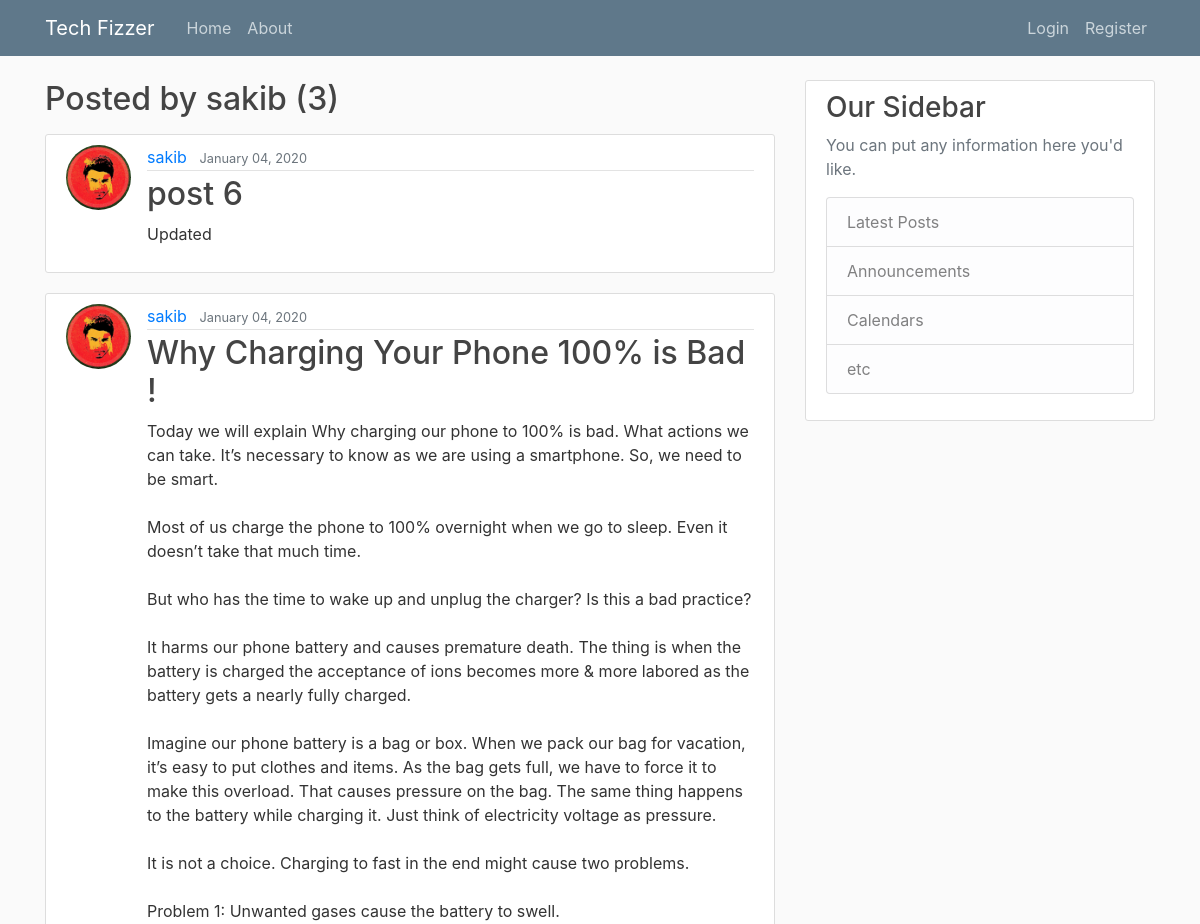
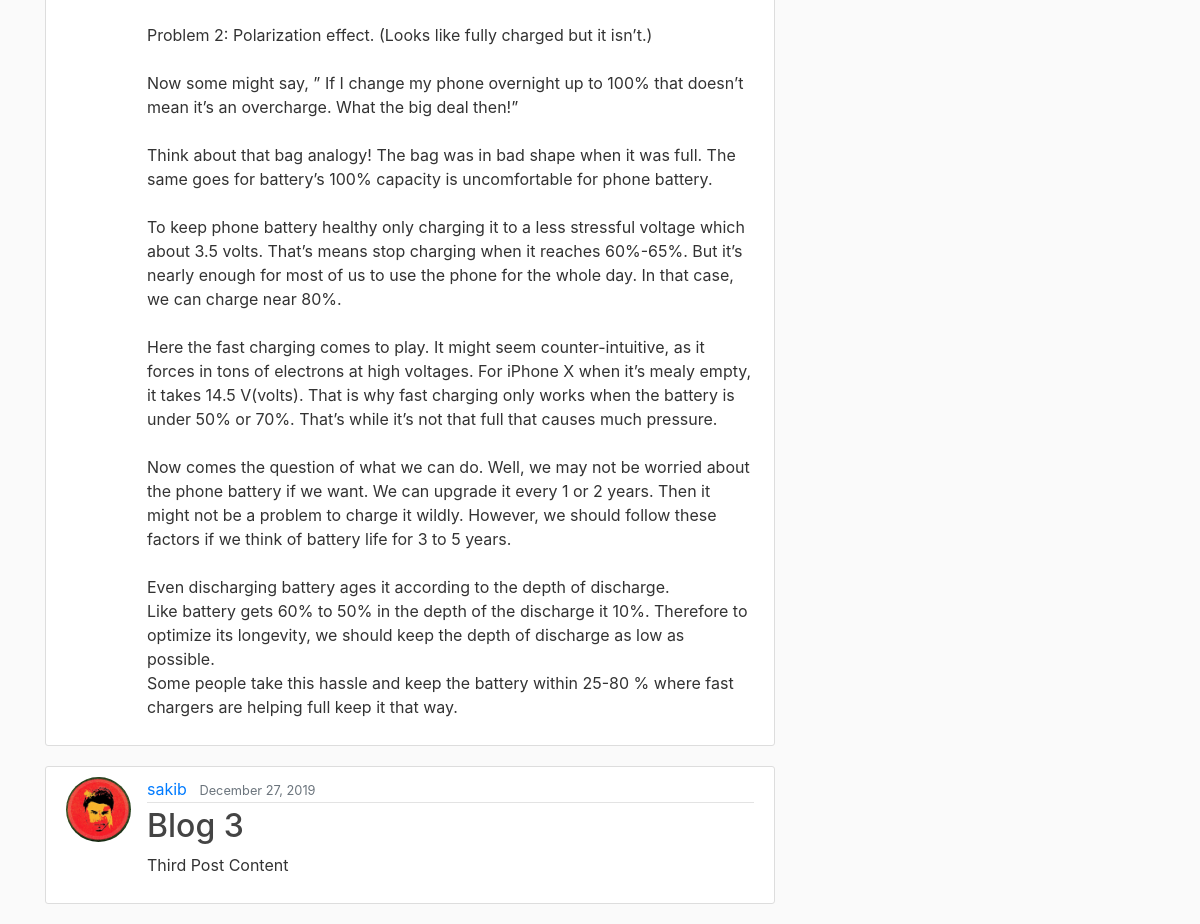
The app's page /user/sakib/, older data (2 pictures, top to bottom).
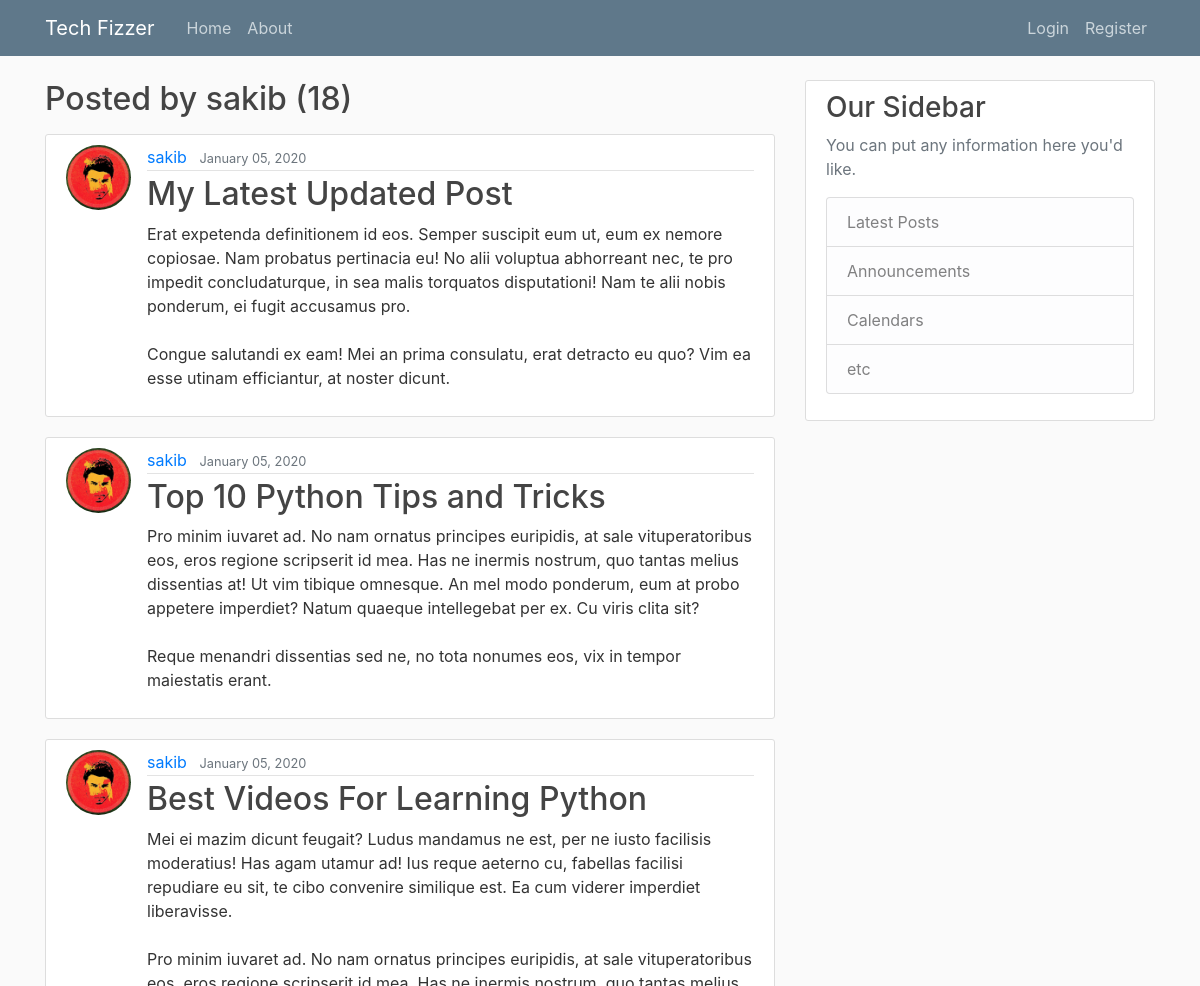
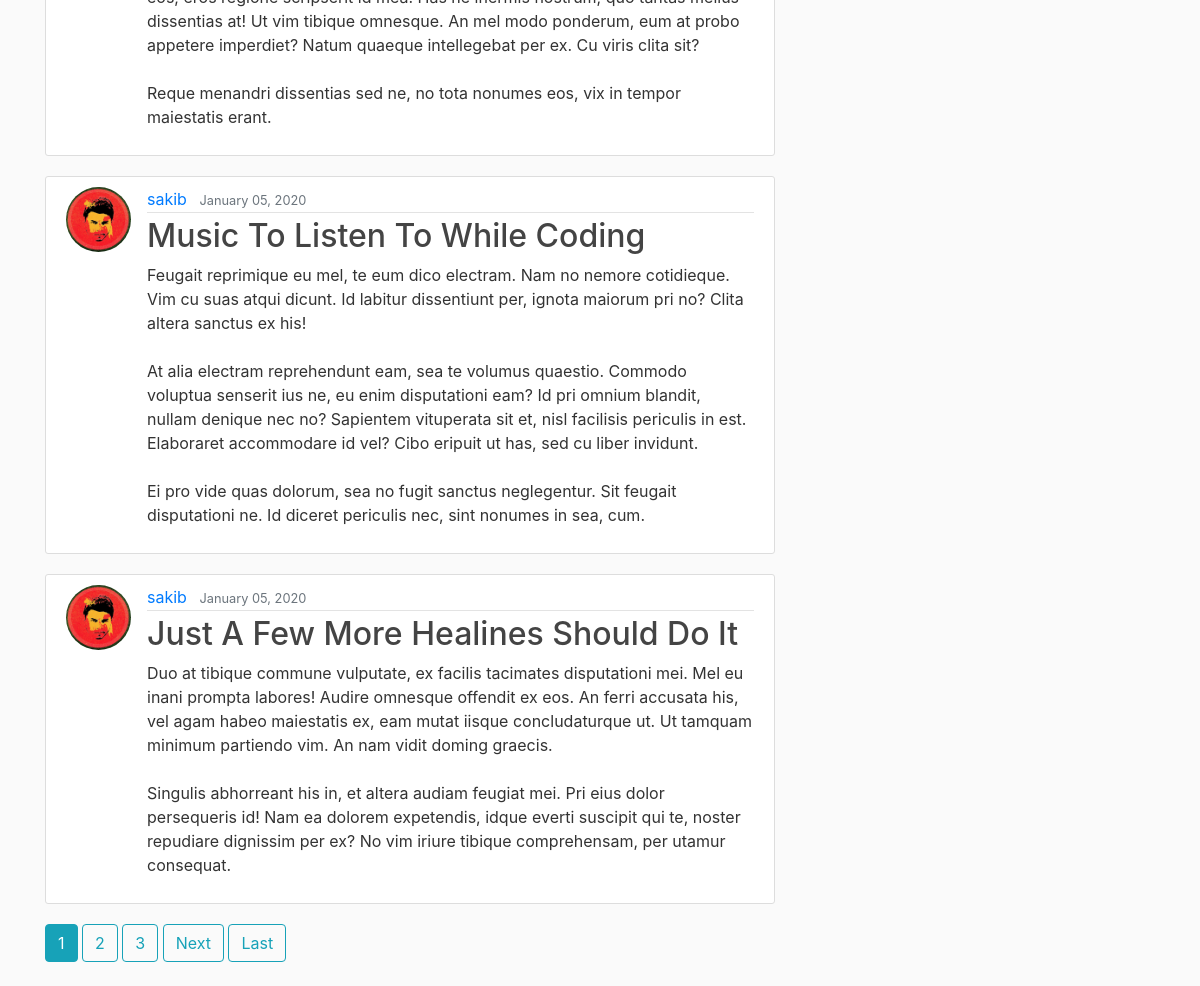
The same page, newer data (2 pictures, top to bottom).
### blog/models.py (models this page shows, shortened)
class Post(models.Model):
    title = models.CharField(max_length=100)
    content = models.TextField()
    date_posted = models.DateTimeField(default=timezone.now)
    author = models.ForeignKey(User, on_delete=models.CASCADE)

### users/models.py (models this page shows, shortened)
class Profile(models.Model):
    user = models.OneToOneField(User, on_delete=models.CASCADE)
    image = models.ImageField(default='default.jpg', upload_to='profile_pics')

### blog/views.py (the view)
# urls.py: path('user/<str:username>/', UserPostListView.as_view(), name='posts-user'),
class UserPostListView(ListView):
    model = Post
    template_name = 'blog/user_home.html'  # <app>/<model>_<viewtype>.html
    context_object_name = 'posts'
    ordering = ['-date_posted']
    paginate_by = 5
    def get_queryset(self):
        user = get_object_or_404(User, username=self.kwargs.get('username'))
        return Post.objects.filter(author=user).order_by('-date_posted')

### blog/templates/blog/user_home.html
{% extends 'blog/base.html' %}
{% block content %}
    <h2 class="mb-3">Posted by {{ view.kwargs.username }} ({{ page_obj.paginator.count }})</h2>
    {% include 'blog/body.html' %}
{% endblock content %}

### blog/templates/blog/base.html (shortened to what this page needs)
{% load static %}
<!DOCTYPE html>
<html lang="en">
<head>
    <link rel="stylesheet" href="https://maxcdn.bootstrapcdn.com/bootstrap/4.0.0/css/bootstrap.min.css">
    <link rel="stylesheet" href ="{% static 'blog/main.css' %}">
</head>
<body>
    <header class="site-header">
      <nav class="navbar navbar-expand-md navbar-dark bg-steel fixed-top">
        <div class="container">
          <a class="navbar-brand mr-4" href="{% url 'blog-home' %}">Tech Fizzer</a>
          <div class="collapse navbar-collapse" id="navbarToggle">
            <div class="navbar-nav mr-auto">
              <a class="nav-item nav-link" href="{% url 'blog-home' %}">Home</a>
              <a class="nav-item nav-link" href="{% url 'blog-about' %}">About</a>
            </div>
            <div class="navbar-nav">
                {% if user.is_authenticated %}
                    <a class="nav-item nav-link" href="{% url 'post-create' %}">Create New Post</a>
                     <a class="nav-item nav-link" href="{% url 'profile' %}">Profile</a>
                     <a class="nav-item nav-link" href="{% url 'logout' %}">Logout</a>
                {% else %}
                      <a class="nav-item nav-link" href="{% url 'login' %}">Login</a>
                      <a class="nav-item nav-link" href="{% url 'register' %}">Register</a>
                {% endif %}
            </div>
          </div>
        </div>
      </nav>
    </header>
    <main role="main" class="container">
          <div class="row">
            <div class="col-md-8">
              {% block content %}{% endblock %}
            </div>
            <div class="col-md-4">
              <div class="content-section">
                <h3>Our Sidebar</h3>
                <p class='text-muted'>You can put any information here you'd like.
                  <ul class="list-group">
                    <li class="list-group-item list-group-item-light">Latest Posts</li>
                    <li class="list-group-item list-group-item-light">Announcements</li>
                    <li class="list-group-item list-group-item-light">Calendars</li>
                    <li class="list-group-item list-group-item-light">etc</li>
                  </ul>
                </p>
              </div>
            </div>
          </div>
</main>
</body>
</html>

### blog/templates/blog/body.html (shortened to what this page needs)
 {% for post in posts %}
        <article class="media content-section">
        <img class="article-img rounded-circle" src="{{ post.author.profile.image.url }}">
          <div class="media-body">
            <div class="article-metadata">
              <a class="mr-2" href="{% url 'posts-user' post.author.username %}">{{ post.author }}</a>
              <small class="text-muted">{{ post.date_posted | date:"F d, Y" }}</small>
            </div>
            <h2><a class="article-title" href="{% url 'post-detail' post.id %}">{{ post.title }}</a></h2>
            <p class="article-content">{{ post.content }}</p>
          </div>
        </article>
    {% endfor %}
    {% if is_paginated %}
        {% for num in page_obj.paginator.page_range %}
            {%  if page_obj.number == num %}
             <a class="btn btn-info mb-4" href="?page={{ num }}">{{ num }}</a>
            {% elif num > page_obj.number|add:'-3' and num < page_obj.number|add:'3' %}
                  <a class="btn btn-outline-info mb-4" href="?page={{ num }}">{{ num }}</a>
            {% endif %}
        {% endfor %}
          {% if page_obj.has_next %}
            <a class="btn btn-outline-info mb-4" href="?page={{ page_obj.next_page_number }}">Next</a>
            <a class="btn btn-outline-info mb-4" href="?page={{ page_obj.paginator.num_pages }}">Last</a>
        {% endif %}
    {% endif %}

### blog/static/blog/main.css (style rules this page uses)
body { background: #fafafa; color: #333333; margin-top: 5rem; }
h1, h2, h3, h4, h5, h6 { color: #444444; }
ul { margin: 0; }
.bg-steel { background-color: #5f788a; }
.site-header .navbar-nav .nav-link { color: #cbd5db; }
.content-section { background: #ffffff; padding: 10px 20px; border: 1px solid #dddddd; border-radius: 3px; margin-bottom: 20px; }
.article-title { color: #444444; }
.article-content { white-space: pre-line; }
.article-img { height: 65px; width: 65px; margin-right: 16px; }
.article-metadata { padding-bottom: 1px; margin-bottom: 4px; border-bottom: 1px solid #e3e3e3 }

Row changes from the older to the newer data that the page shows:
no longer on this page (row unchanged): Post: author.profile.image (picture), author "sakib", date_posted "January 04, 2020", title "post 6", content "Updated"
no longer on this page (row unchanged): Post: author.profile.image (picture), author "sakib", date_posted "January 04, 2020", title "Why Charging Your Phone 100% is Bad !", content "Today we will explain Why charging our phone to 100% is bad. What actions we can take. It’s necessary to know as we are using a smartphone. So, we need to be smart. Most of us charge the phone to 100% overnight when we go to sleep. Even it doesn’t take that much time. But who has the time to wake up and unplug the charger? Is this a bad practice? It harms our phone battery and causes premature death. The thing is when the battery is charged the acceptance of ions becomes more & more labored as the battery gets a nearly fully charged. Imagine our phone battery is a bag or box. When we pack our bag for vacation, it’s easy to put clothes and items. As the bag gets full, we have to force it to…"
no longer on this page (row unchanged): Post: author.profile.image (picture), author "sakib", date_posted "December 27, 2019", title "Blog 3", content "Third Post Content"
added Post: author.profile.image (picture), author "sakib", date_posted "January 05, 2020", title "My Latest Updated Post", content "Erat expetenda definitionem id eos. Semper suscipit eum ut, eum ex nemore copiosae. Nam probatus pertinacia eu! No alii voluptua abhorreant nec, te pro impedit concludaturque, in sea malis torquatos disputationi! Nam te alii nobis ponderum, ei fugit accusamus pro. Congue salutandi ex eam! Mei an prima consulatu, erat detracto eu quo? Vim ea esse utinam efficiantur, at noster dicunt."
added Post: author.profile.image (picture), author "sakib", date_posted "January 05, 2020", title "Top 10 Python Tips and Tricks", content "Pro minim iuvaret ad. No nam ornatus principes euripidis, at sale vituperatoribus eos, eros regione scripserit id mea. Has ne inermis nostrum, quo tantas melius dissentias at! Ut vim tibique omnesque. An mel modo ponderum, eum at probo appetere imperdiet? Natum quaeque intellegebat per ex. Cu viris clita sit? Reque menandri dissentias sed ne, no tota nonumes eos, vix in tempor maiestatis erant."
added Post: author.profile.image (picture), author "sakib", date_posted "January 05, 2020", title "Best Videos For Learning Python", content "Mei ei mazim dicunt feugait? Ludus mandamus ne est, per ne iusto facilisis moderatius! Has agam utamur ad! Ius reque aeterno cu, fabellas facilisi repudiare eu sit, te cibo convenire similique est. Ea cum viderer imperdiet liberavisse. Pro minim iuvaret ad. No nam ornatus principes euripidis, at sale vituperatoribus eos, eros regione scripserit id mea. Has ne inermis nostrum, quo tantas melius dissentias at! Ut vim tibique omnesque. An mel modo ponderum, eum at probo appetere imperdiet? Natum quaeque intellegebat per ex. Cu viris clita sit? Reque menandri dissentias sed ne, no tota nonumes eos, vix in tempor maiestatis erant."
added Post: author.profile.image (picture), author "sakib", date_posted "January 05, 2020", title "Music To Listen To While Coding", content "Feugait reprimique eu mel, te eum dico electram. Nam no nemore cotidieque. Vim cu suas atqui dicunt. Id labitur dissentiunt per, ignota maiorum pri no? Clita altera sanctus ex his! At alia electram reprehendunt eam, sea te volumus quaestio. Commodo voluptua senserit ius ne, eu enim disputationi eam? Id pri omnium blandit, nullam denique nec no? Sapientem vituperata sit et, nisl facilisis periculis in est. Elaboraret accommodare id vel? Cibo eripuit ut has, sed cu liber invidunt. Ei pro vide quas dolorum, sea no fugit sanctus neglegentur. Sit feugait disputationi ne. Id diceret periculis nec, sint nonumes in sea, cum."
added Post: author.profile.image (picture), author "sakib", date_posted "January 05, 2020", title "Just A Few More Healines Should Do It", content "Duo at tibique commune vulputate, ex facilis tacimates disputationi mei. Mel eu inani prompta labores! Audire omnesque offendit ex eos. An ferri accusata his, vel agam habeo maiestatis ex, eam mutat iisque concludaturque ut. Ut tamquam minimum partiendo vim. An nam vidit doming graecis. Singulis abhorreant his in, et altera audiam feugiat mei. Pri eius dolor persequeris id! Nam ea dolorem expetendis, idque everti suscipit qui te, noster repudiare dignissim per ex? No vim iriure tibique comprehensam, per utamur consequat."
Text that changed along with them:
{{ page_obj.paginator.count }}: "3" → "18"
new list line: "1"
new list line: "2"
new list line: "3"
text now shown: "Next Last"
